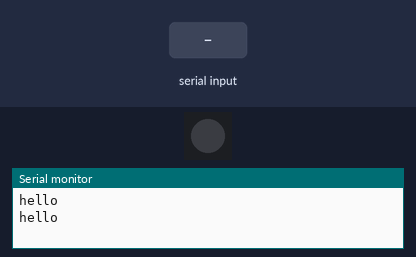
Bench run of a sketch on a simulated Arduino Uno, built with avr-gcc and run on an emulated ATmega328P. Shown: 1 RGB LEDs in strip order, left to right, the last lines printed to the serial monitor. The test bench sets the inputs (shaded band). Dim RGB values are drawn brighter than linear; colours are those a GRB WS2812 strip shows for the declared byte order.

Above: at 1.2 s.
1.3 s: "on\n" received over Serial
At 2.9 s:
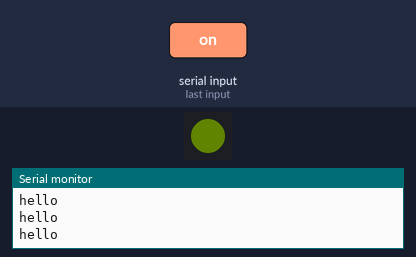
3.5 s: "off\n" received over Serial
At 4.4 s:
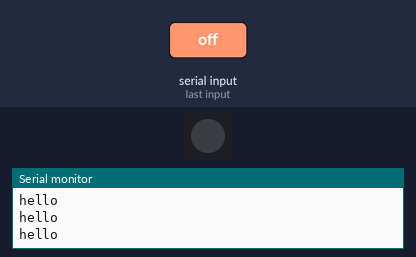
Timing chart, 0 to 6.5 s (numbered marks = the images above; inputs shaded):
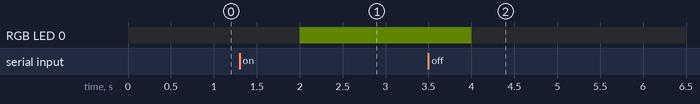

Measured:
- after the input at 1.3 s, RGB LED 0: off → RGB(5, 7, 0) after 0.70 s
- after the input at 3.5 s, RGB LED 0: RGB(5, 7, 0) → off after 0.50 s

The sketch:

Ras_Ard.ino
```cpp
String command;
#include <FastLED.h>
#define NUM_LEDS 1
#define DATA_PIN 2

CRGB leds[NUM_LEDS];

void setup() {
  Serial.begin(9600);
  FastLED.addLeds<WS2812B, DATA_PIN>(leds, NUM_LEDS);


  leds[0] = CRGB::Black;
  FastLED.show();

}

void loop() {


  Serial.println("hello");
  if (Serial.available()) {
    command = Serial.readStringUntil('\n');
    command.trim();
    if (command.equals("on")) {
      leds[0] = CHSV(50,255,50);
      FastLED.show();
    }

    else if (command.equals("off")) {
      leds[0] = CRGB::Black;
      FastLED.show();
    }
  }

  delay(1000);
}
```
